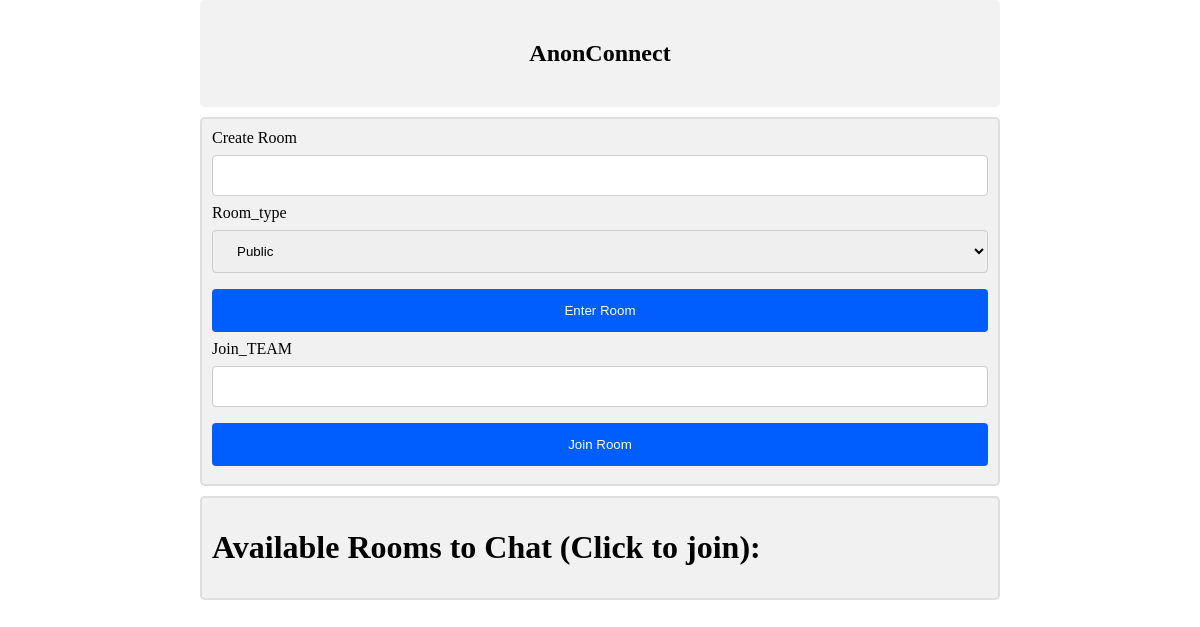
The app's page /, older data.
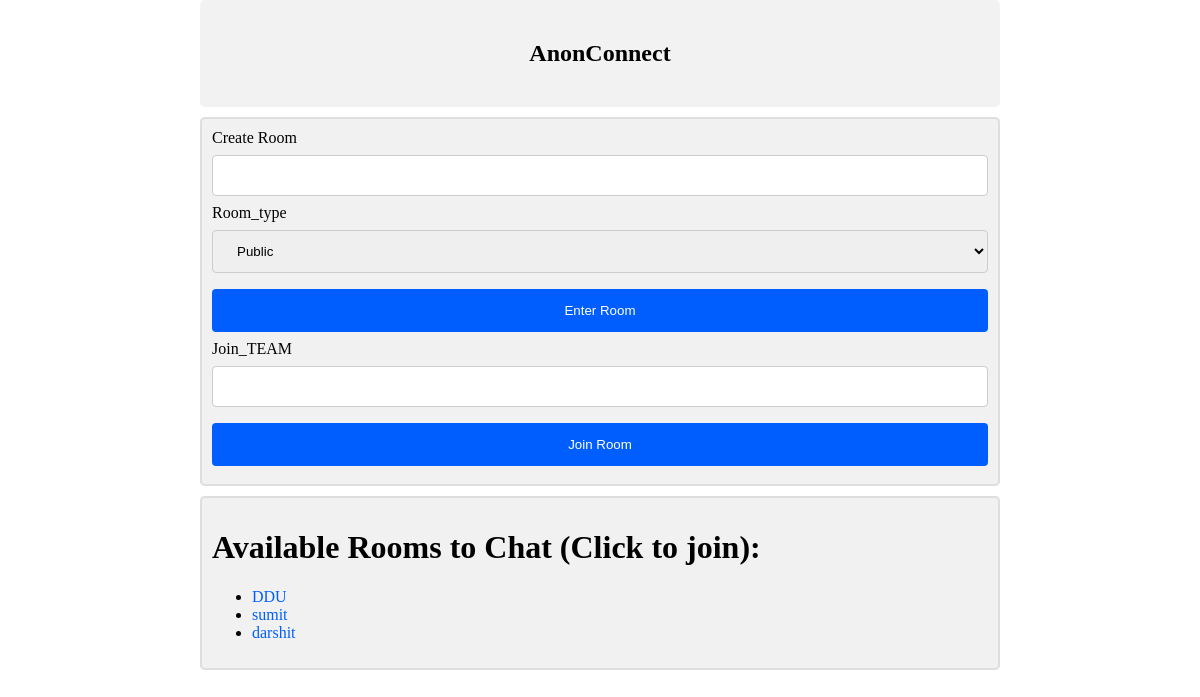
The same page, newer data.
### chat/models.py (models this page shows)
class Room(models.Model):
    name = models.CharField(max_length=1000,unique=True)
    type=models.CharField(max_length=20)
    Join=models.CharField(max_length=1000)

### chat/views.py (the view)
# urls.py: path('', views.home, name='home'),
def home(request):
    rooms = Room.objects.all()
    return render(request, 'home.html',{'rooms': rooms})

### templates/home.html (shortened to what this page needs)
<!DOCTYPE html>
<html>
<head>
{% load static %}
<link rel="stylesheet" href="{% static 'css/style2.css' %}">
</head>
<body>
<div align="center">
    <h2>AnonConnect</h2>
</div>
<div class="container">
    <form id="post-form" method="POST" action="checkview">
        <label>Create Room</label>
        <input type="text" name="room_name" id="room_name" width="100px" required/>
        <label>Room_type</label>
        <select name="prefer" id="prefer">
          <option value="public">Public</option>
        </select>
        <input type="submit" value="Enter Room">
    </form>
    <form id="post-form" method="POST" action="jointeam">
      <label>Join_TEAM</label>
      <input type="text" name="join" id="join" width="100px"/>
      <input type="submit" value="Join Room">
    </form>
</div>
<div class="container">
  <h1> Available  Rooms to Chat (Click to join): </h1>
  {% if rooms %}
    <ul>
      {% for room in rooms %}
        {% if room.type == 'public' %}
          <li><a href="{{room.name}}/" class="room"> {{ room.name }}</a></li>
        {%endif%}
      {%endfor%}
    </ul>
  {%endif%}
</div>
</body>
</html>

Row changes from the older to the newer data that the page shows:
added Room: name "DDU"
added Room: name "sumit"
added Room: name "darshit"
